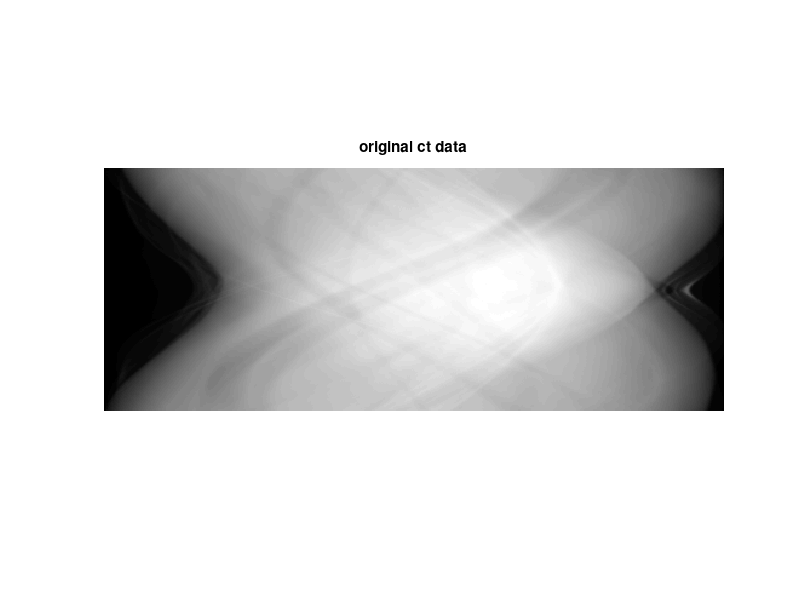

Source code (MATLAB): (Note: this script raises an error after producing the figure.)
close all;
% david jose florez rodriguez
%oct 31 2022, ee169, Dr. John Pauly
%% 1a
load ct_data.mat;
figure

%% 1b & 1c
imshow(ct_data', [])
title("original ct data")
abdominalct = makepic(ct_data,256, "ct data");

%% 2a
impulse = makepic(impulse_data,256, "impulse");

impmax = max(max(abs(impulse)));

figure
imshow(min(impmax/10, (impulse)), []);
% windowing down to exclude values that are too high
title("reconstructed impulse, background")

%% 2b
dwnsamp = impulse_data(:,1:4:end);
dwnsamp_impulse = makepic(dwnsamp, 256, "downsampled impulse");
% similar windwoing as before
mx2  = max(max(abs(dwnsamp_impulse)));

figure 
imshow(min(abs(dwnsamp_impulse),mx2/10),[]);
title("reconstructed downsampled impulse, background")

%THE FOV IN THE LAST IMAGE IS ABOUT 1/2 THE RADIUS OF
%THE FOV WITH 400 SAMPLES, SO NOW WE HAVE ABOUT 128 PIXELS
%OF CLEAN IMAGE IN THE CENTER AND THE REST IS NOTICEABLY
%NOISY





